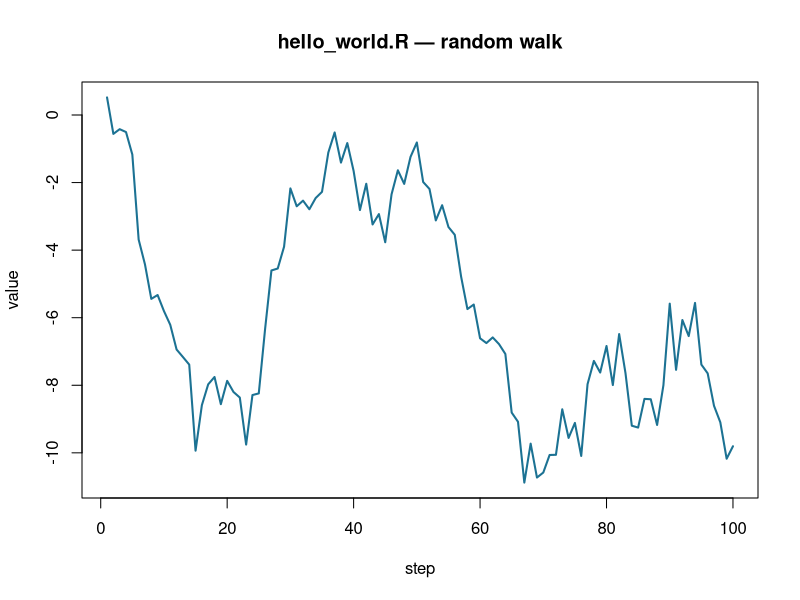

Reproduce this figure in R.
#!/usr/bin/env Rscript
# hello_world.R — a tiny "does my Talapas R job work?" demo.
#
# Run it on an interactive compute node:
#     module load R
#     Rscript hello_world.R
# or submit it as a batch job via the wrapper:
#     sbatch --job-name=hello run_rscript.sbatch hello_world.R
#
# It uses only base R (no extra packages), prints where it is running, and
# writes two output files you can open directly in VS Code:
#     hello_world_plot.pdf   — a simple plot
#     hello_world_summary.csv — a one-row summary table

cat("Hello from", Sys.info()[["nodename"]], "at", format(Sys.time()), "\n")
cat("R version:", R.version.string, "\n")

set.seed(2026)
x <- 1:100
y <- cumsum(rnorm(100))

# 1) a PDF plot
pdf("hello_world_plot.pdf", width = 7, height = 4.5)
plot(x, y, type = "l", lwd = 2, col = "#1c7293",
     main = "hello_world.R — random walk",
     xlab = "step", ylab = "value")
dev.off()

# 2) a one-row summary CSV
summary_df <- data.frame(
  node     = Sys.info()[["nodename"]],
  n_points = length(y),
  mean_y   = round(mean(y), 3),
  sd_y     = round(sd(y), 3),
  min_y    = round(min(y), 3),
  max_y    = round(max(y), 3),
  when     = format(Sys.time())
)
write.csv(summary_df, "hello_world_summary.csv", row.names = FALSE)

cat("Wrote hello_world_plot.pdf and hello_world_summary.csv\n")
